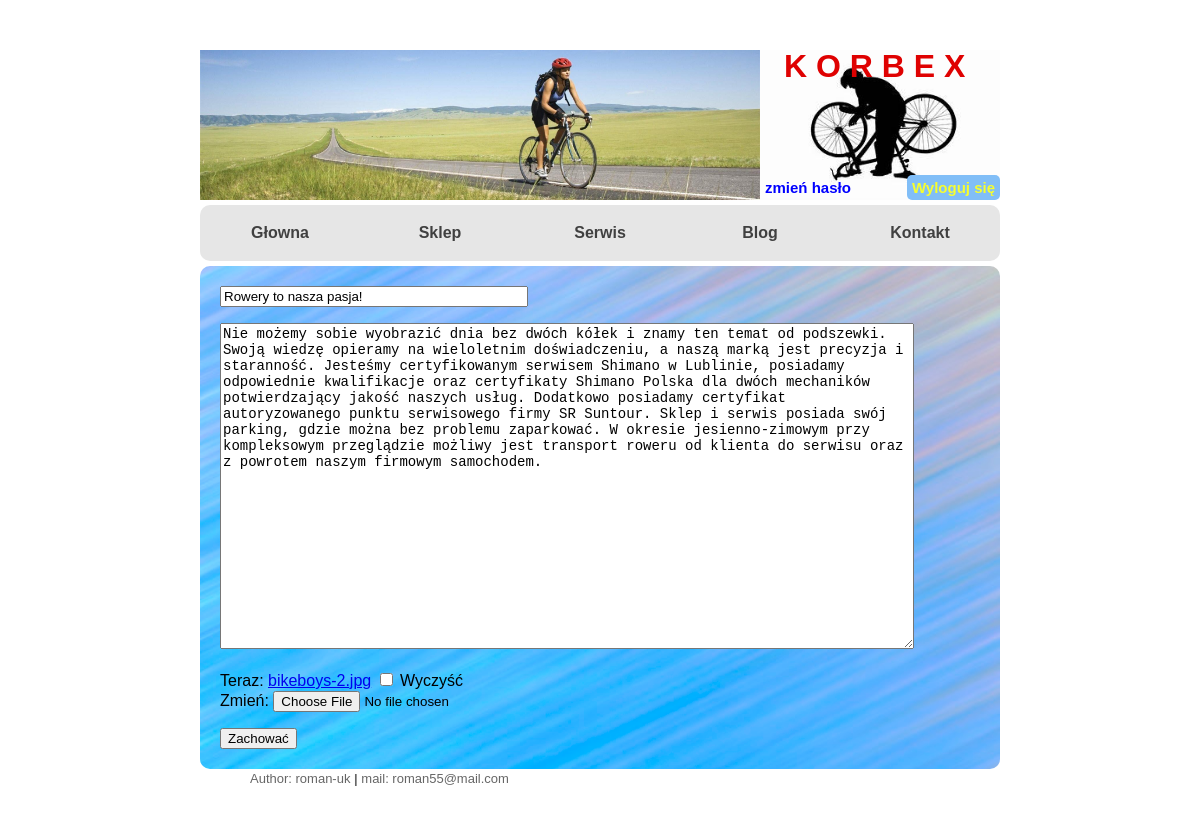
Screenshot of /home/update/2 (signed in) with the database file from the repository.
### korbex/models.py (models this page shows, shortened)
class HomeContent(models.Model):
    title = models.CharField(max_length=50, unique=True)
    content = models.TextField(help_text="input your text")
    image = models.ImageField(null=True, blank=True, upload_to='home_image')
    data_add = models.DateTimeField(auto_now=True, null=True, blank=True)

### korbex/views.py (the view)
# urls.py: path('home/update/<int:pk>', views.UpdateHome.as_view(), name='home_update'),
class UpdateHome(LoginRequiredMixin, UpdateView):
    model = HomeContent
    form_class = HomeContentForm
    template_name = 'korbex/home_create.html'
    success_url = reverse_lazy('home_p')

### korbex/forms.py
class HomeContentForm(forms.ModelForm):
    class Meta:
        model = HomeContent
        fields = ['title', 'content', 'image']
        widgets = {
            'title': forms.TextInput(attrs={
                'placeholder': 'Tytuł artykułu',
                'style': 'width: 300px'
            }),
            'content': forms.Textarea(attrs={
                'cols': 80, 'rows': 20,
                'placeholder': 'Treść artykułu',
                'style': 'font-size: 14px'
            })
        }

### korbex/templates/korbex/home_create.html (shortened to what this page needs)
{% extends "./index.html" %}
{% load static %}
{% block content %}
<div style="width: 100%" class="content-home">
<form  method="post" enctype='multipart/form-data'>
    <p>{{ form.title}}</p><br>
    <p>{{ form.content }}</p><br>
    <p>{{ form.image }}</p><br>
    <input type="submit" value="Zachować" />
</form>
</div>
{% endblock %}

### korbex/static/korbex/css/style.css (style rules this page uses)
body { background-attachment: fixed; background-height: 100%; background-repeat: no-repeat; font-family: Raleway, sans-serif; background-image: url(https://i.pinimg.com/originals/5f/47/84/5f47840c5ee678b8c16ce80b39d7a0ad.jpg); }
p { line-height: 20px; }
.content-home { background: url("../images/rm21.jpg"); background-size: cover; width: 80%; padding: 20px; display: flex; flex-direction: column; border-radius: 10px; }

### rows the page displays
HomeContent: title "Rowery to nasza pasja!", content "Nie możemy sobie wyobrazić dnia bez dwóch kółek i znamy ten temat od podszewki. Swoją wiedzę opieramy na wieloletnim doświadczeniu, a naszą marką jest precyzja i staranność. Jesteśmy certyfikowanym serwisem Shimano w Lublinie, posiadamy odpowiednie kwalifikacje oraz certyfikaty Shimano Polska dla dwóch mechaników potwierdzający jakość naszych usług. Dodatkowo posiadamy certyfikat autoryzowanego punktu serwisowego firmy SR Suntour. Sklep i serwis posiada swój parking, gdzie można bez problemu zaparkować. W okresie jesienno-zimowym przy kompleksowym przeglądzie możliwy jest transport roweru od klienta do serwisu oraz z powrotem naszym firmowym samochodem."
